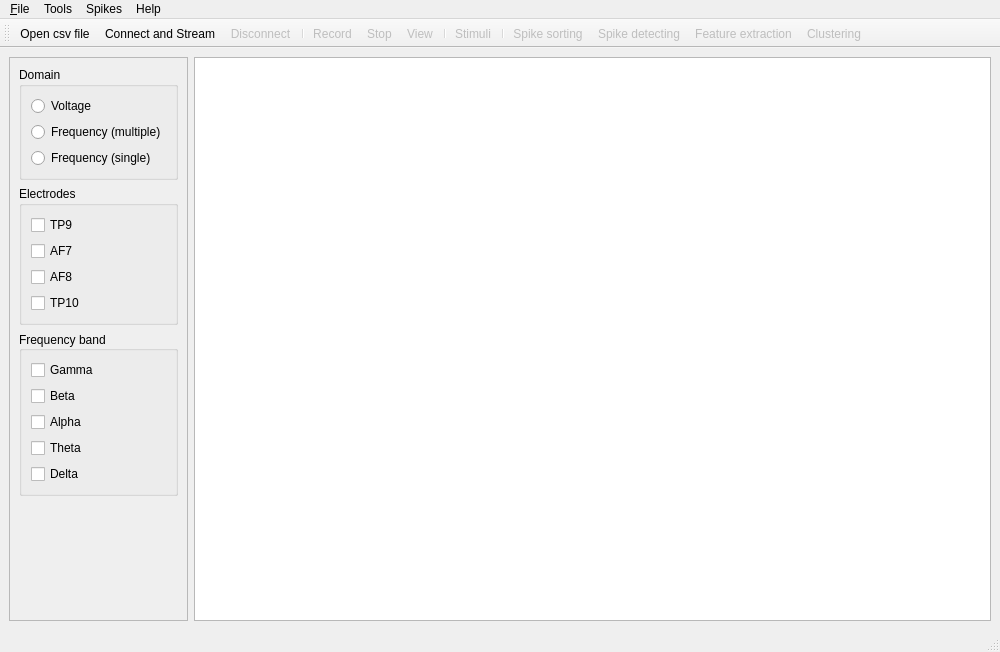
<?xml version="1.0" encoding="UTF-8"?>
<ui version="4.0">
 <class>MainWindow</class>
 <widget class="QMainWindow" name="MainWindow">
  <property name="geometry">
   <rect>
    <x>0</x>
    <y>0</y>
    <width>1000</width>
    <height>652</height>
   </rect>
  </property>
  <property name="windowTitle">
   <string>QtEEG</string>
  </property>
  <property name="windowIcon">
   <iconset resource="resources.qrc">
    <normaloff>:/icon/icon.svg</normaloff>:/icon/icon.svg</iconset>
  </property>
  <widget class="QWidget" name="centralwidget">
   <property name="minimumSize">
    <size>
     <width>800</width>
     <height>553</height>
    </size>
   </property>
   <layout class="QHBoxLayout" name="horizontalLayout">
    <item>
     <widget class="QFrame" name="frame">
      <property name="maximumSize">
       <size>
        <width>200</width>
        <height>16777215</height>
       </size>
      </property>
      <property name="styleSheet">
       <string notr="true"/>
      </property>
      <property name="frameShape">
       <enum>QFrame::StyledPanel</enum>
      </property>
      <property name="frameShadow">
       <enum>QFrame::Raised</enum>
      </property>
      <layout class="QVBoxLayout" name="verticalLayout">
       <item>
        <widget class="QGroupBox" name="groupBox">
         <property name="styleSheet">
          <string notr="true"/>
         </property>
         <property name="title">
          <string>Domain</string>
         </property>
         <property name="flat">
          <bool>true</bool>
         </property>
         <layout class="QVBoxLayout" name="verticalLayout_2">
          <item>
           <widget class="QRadioButton" name="radioTime">
            <property name="text">
             <string>Voltage</string>
            </property>
           </widget>
          </item>
          <item>
           <widget class="QRadioButton" name="radioFrequencyMultiple">
            <property name="text">
             <string>Frequency (multiple)</string>
            </property>
           </widget>
          </item>
          <item>
           <widget class="QRadioButton" name="radioFrequencySingle">
            <property name="text">
             <string>Frequency (single)</string>
            </property>
           </widget>
          </item>
         </layout>
        </widget>
       </item>
       <item>
        <widget class="QGroupBox" name="groupBox_2">
         <property name="title">
          <string>Electrodes</string>
         </property>
         <property name="flat">
          <bool>true</bool>
         </property>
         <layout class="QVBoxLayout" name="verticalLayout_3">
          <item>
           <widget class="QCheckBox" name="checkboxTP9">
            <property name="styleSheet">
             <string notr="true"/>
            </property>
            <property name="text">
             <string>TP9</string>
            </property>
           </widget>
          </item>
          <item>
           <widget class="QCheckBox" name="checkboxAF7">
            <property name="text">
             <string>AF7</string>
            </property>
           </widget>
          </item>
          <item>
           <widget class="QCheckBox" name="checkboxAF8">
            <property name="text">
             <string>AF8</string>
            </property>
           </widget>
          </item>
          <item>
           <widget class="QCheckBox" name="checkboxTP10">
            <property name="text">
             <string>TP10</string>
            </property>
           </widget>
          </item>
         </layout>
        </widget>
       </item>
       <item>
        <widget class="QGroupBox" name="groupBox_3">
         <property name="title">
          <string>Frequency band</string>
         </property>
         <property name="alignment">
          <set>Qt::AlignLeading|Qt::AlignLeft|Qt::AlignVCenter</set>
         </property>
         <property name="flat">
          <bool>true</bool>
         </property>
         <layout class="QVBoxLayout" name="verticalLayout_4">
          <item>
           <widget class="QCheckBox" name="checkboxGamma">
            <property name="text">
             <string>Gamma</string>
            </property>
           </widget>
          </item>
          <item>
           <widget class="QCheckBox" name="checkboxBeta">
            <property name="text">
             <string>Beta</string>
            </property>
           </widget>
          </item>
          <item>
           <widget class="QCheckBox" name="checkboxAlpha">
            <property name="text">
             <string>Alpha</string>
            </property>
           </widget>
          </item>
          <item>
           <widget class="QCheckBox" name="checkboxTheta">
            <property name="text">
             <string>Theta</string>
            </property>
           </widget>
          </item>
          <item>
           <widget class="QCheckBox" name="checkboxDelta">
            <property name="text">
             <string>Delta</string>
            </property>
           </widget>
          </item>
         </layout>
        </widget>
       </item>
       <item>
        <spacer name="verticalSpacer">
         <property name="orientation">
          <enum>Qt::Vertical</enum>
         </property>
         <property name="sizeHint" stdset="0">
          <size>
           <width>20</width>
           <height>88</height>
          </size>
         </property>
        </spacer>
       </item>
      </layout>
     </widget>
    </item>
    <item>
     <widget class="GraphicsView" name="graphicsView"/>
    </item>
   </layout>
  </widget>
  <widget class="QMenuBar" name="menubar">
   <property name="geometry">
    <rect>
     <x>0</x>
     <y>0</y>
     <width>1000</width>
     <height>25</height>
    </rect>
   </property>
   <widget class="QMenu" name="menuFile">
    <property name="title">
     <string>&amp;File</string>
    </property>
    <widget class="QMenu" name="menuConnect_do_device">
     <property name="title">
      <string>&amp;Device</string>
     </property>
     <addaction name="actionStream"/>
     <addaction name="actionDisconnect"/>
     <addaction name="separator"/>
     <addaction name="actionRecord"/>
     <addaction name="actionStop"/>
     <addaction name="actionView"/>
    </widget>
    <addaction name="menuConnect_do_device"/>
    <addaction name="actionOpen"/>
    <addaction name="separator"/>
    <addaction name="actionSettings"/>
    <addaction name="separator"/>
    <addaction name="actionClose"/>
   </widget>
   <widget class="QMenu" name="menuHelp">
    <property name="title">
     <string>Help</string>
    </property>
    <addaction name="actionAbout"/>
    <addaction name="separator"/>
    <addaction name="actionHelp"/>
   </widget>
   <widget class="QMenu" name="menuSpikes">
    <property name="title">
     <string>Spikes</string>
    </property>
    <addaction name="actionSpike_sorting"/>
    <addaction name="actionSpike_detecting"/>
    <addaction name="actionFeature_extraction"/>
    <addaction name="actionClustering"/>
   </widget>
   <widget class="QMenu" name="menuTools">
    <property name="title">
     <string>Tools</string>
    </property>
    <addaction name="actionStimuli"/>
   </widget>
   <addaction name="menuFile"/>
   <addaction name="menuTools"/>
   <addaction name="menuSpikes"/>
   <addaction name="menuHelp"/>
  </widget>
  <widget class="QStatusBar" name="statusbar"/>
  <widget class="QToolBar" name="toolBar">
   <property name="windowTitle">
    <string>toolBar</string>
   </property>
   <property name="allowedAreas">
    <set>Qt::AllToolBarAreas</set>
   </property>
   <property name="orientation">
    <enum>Qt::Horizontal</enum>
   </property>
   <property name="iconSize">
    <size>
     <width>32</width>
     <height>32</height>
    </size>
   </property>
   <attribute name="toolBarArea">
    <enum>TopToolBarArea</enum>
   </attribute>
   <attribute name="toolBarBreak">
    <bool>false</bool>
   </attribute>
   <addaction name="actionOpen"/>
   <addaction name="actionStream"/>
   <addaction name="actionDisconnect"/>
   <addaction name="separator"/>
   <addaction name="actionRecord"/>
   <addaction name="actionStop"/>
   <addaction name="actionView"/>
   <addaction name="separator"/>
   <addaction name="actionStimuli"/>
   <addaction name="separator"/>
   <addaction name="actionSpike_sorting"/>
   <addaction name="actionSpike_detecting"/>
   <addaction name="actionFeature_extraction"/>
   <addaction name="actionClustering"/>
  </widget>
  <action name="actionOpen">
   <property name="icon">
    <iconset>
     <normalon>:/icon2/open2.svg</normalon>
    </iconset>
   </property>
   <property name="text">
    <string>&amp;Open csv file</string>
   </property>
  </action>
  <action name="actionClose">
   <property name="text">
    <string>&amp;Quit</string>
   </property>
  </action>
  <action name="actionRun">
   <property name="text">
    <string>Run</string>
   </property>
  </action>
  <action name="actionAbout">
   <property name="text">
    <string>About</string>
   </property>
  </action>
  <action name="actionHelp">
   <property name="text">
    <string>Help</string>
   </property>
  </action>
  <action name="actionStream">
   <property name="enabled">
    <bool>true</bool>
   </property>
   <property name="icon">
    <iconset>
     <normalon>:/icon2/connect2.svg</normalon>
    </iconset>
   </property>
   <property name="text">
    <string>Connect and St&amp;ream</string>
   </property>
  </action>
  <action name="actionDisconnect">
   <property name="enabled">
    <bool>false</bool>
   </property>
   <property name="icon">
    <iconset>
     <normalon>:/icon2/disconnect2.svg</normalon>
    </iconset>
   </property>
   <property name="text">
    <string>&amp;Disconnect</string>
   </property>
  </action>
  <action name="actionRecord">
   <property name="enabled">
    <bool>false</bool>
   </property>
   <property name="icon">
    <iconset>
     <normalon>:/icon2/record2.svg</normalon>
    </iconset>
   </property>
   <property name="text">
    <string>Record</string>
   </property>
  </action>
  <action name="actionStop">
   <property name="enabled">
    <bool>false</bool>
   </property>
   <property name="icon">
    <iconset>
     <normalon>:/icon2/stop2.svg</normalon>
    </iconset>
   </property>
   <property name="text">
    <string>Stop</string>
   </property>
  </action>
  <action name="actionView">
   <property name="enabled">
    <bool>false</bool>
   </property>
   <property name="icon">
    <iconset>
     <normalon>:/icon2/view2.svg</normalon>
    </iconset>
   </property>
   <property name="text">
    <string>View</string>
   </property>
  </action>
  <action name="actionSettings">
   <property name="enabled">
    <bool>true</bool>
   </property>
   <property name="text">
    <string>Settings</string>
   </property>
  </action>
  <action name="actionStimuli">
   <property name="enabled">
    <bool>false</bool>
   </property>
   <property name="icon">
    <iconset>
     <normalon>:/icon2/stimuli2.svg</normalon>
    </iconset>
   </property>
   <property name="text">
    <string>Stimuli</string>
   </property>
  </action>
  <action name="actionSpike_sorting">
   <property name="enabled">
    <bool>false</bool>
   </property>
   <property name="icon">
    <iconset>
     <normalon>:/icon2/sorting2.svg</normalon>
    </iconset>
   </property>
   <property name="text">
    <string>Spike sorting</string>
   </property>
  </action>
  <action name="actionSpike_detecting">
   <property name="enabled">
    <bool>false</bool>
   </property>
   <property name="icon">
    <iconset>
     <normalon>:/icon2/detection2.svg</normalon>
    </iconset>
   </property>
   <property name="text">
    <string>Spike detecting</string>
   </property>
  </action>
  <action name="actionFeature_extraction">
   <property name="enabled">
    <bool>false</bool>
   </property>
   <property name="icon">
    <iconset>
     <normalon>:/icon2/feature_selection2.svg</normalon>
    </iconset>
   </property>
   <property name="text">
    <string>Feature extraction</string>
   </property>
  </action>
  <action name="actionClustering">
   <property name="enabled">
    <bool>false</bool>
   </property>
   <property name="icon">
    <iconset>
     <normalon>:/icon2/clustering2.svg</normalon>
    </iconset>
   </property>
   <property name="text">
    <string>Clustering</string>
   </property>
  </action>
 </widget>
 <customwidgets>
  <customwidget>
   <class>GraphicsView</class>
   <extends>QGraphicsView</extends>
   <header>pyqtgraph/widgets/GraphicsView.h</header>
  </customwidget>
 </customwidgets>
 <resources>
  <include location="resources.qrc"/>
 </resources>
 <connections/>
</ui>
